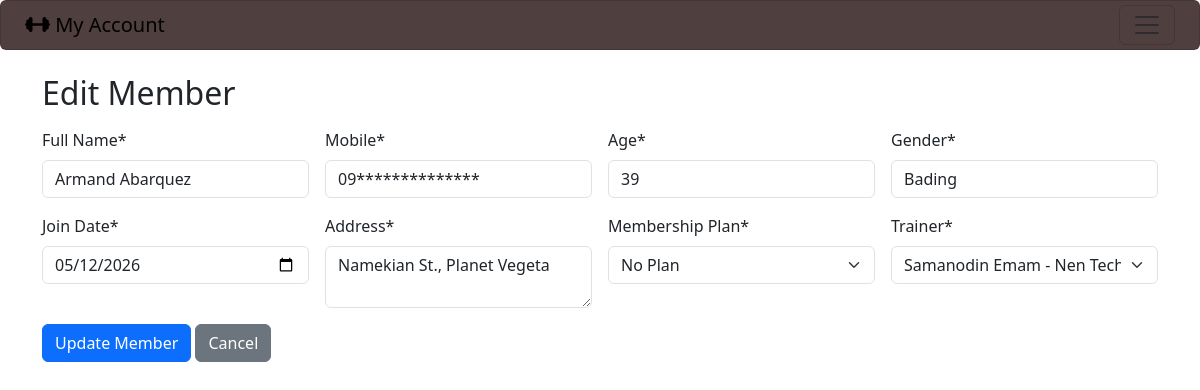
/admin_members_edit/2/ (signed in), run on the app's committed database.
### gymapp/models.py (models this page shows, shortened)
class MemberProfile(models.Model):
    GENDER_CHOICES = (
        ('MALE', 'Male'),
        ('FEMALE', 'Female'),
        ('OTHER', 'Other'),
    )
    user = models.OneToOneField(
        settings.AUTH_USER_MODEL,
        on_delete=models.CASCADE, #Delete profile if user is deleted
        related_name='member_profile' # Acces profile via user.member
        )
    full_name = models.CharField(max_length=100)
    mobile = models.CharField(max_length=15)
    age = models.PositiveBigIntegerField(null=True, blank=True)
    gender = models.CharField(max_length=10, choices=GENDER_CHOICES, null=True, blank=True)
    address = models.TextField(blank=True)
    join_date = models.DateField(default=timezone.now)
    plan = models.ForeignKey(
        MembershipPlan,
            on_delete=models.SET_NULL, # if plan is deleted, set to null
              null=True, blank=True,
              related_name='members' # access via plan.members
              )
    trainer = models.ForeignKey(
        Trainer,
        on_delete=models.SET_NULL, # if trainer is deleted, set to null
        null=True, blank=True,
        related_name='members' # Access members via trainer.members
    )
    membership_start = models.DateField(null=True, blank=True)
    membership_end = models.DateField(null=True, blank =True)

class Trainer(models.Model):
    name = models.CharField(max_length=100)
    mobile = models.CharField(max_length=15)
    specialization = models.CharField(max_length=200)
    shift_timings = models.CharField(max_length=200)

### gymapp/views.py (the view)
    def wrapper(request, *args, **kwargs):
        if not request.user.is_authenticated or getattr(request.user,'role',None) != 'ADMIN':
            messages.error(request, 'You must be an admin to access this page.')
            return redirect('admin_login')
        return view_func(request, *args, **kwargs)

### gymapp/views.py (called while the page is built, shortened)
def admin_required(view_func):
    def wrapper(request, *args, **kwargs):
        if not request.user.is_authenticated or getattr(request.user,'role',None) != 'ADMIN':
            messages.error(request, 'You must be an admin to access this page.')
            return redirect('admin_login')
        return view_func(request, *args, **kwargs)
    return wrapper

@admin_required
def admin_member_edit(request, member_id):
    member = MemberProfile.objects.get(id=member_id)
    plans = MembershipPlan.objects.all().order_by('duration_months')
    trainers = Trainer.objects.all().order_by('name')
    return render(request, 'admin_member_form.html', {
        'member': member,'plans': plans, 'trainers':trainers, 'mode':'edit'
        })

### gymapp/templates/admin_member_form.html (shortened to what this page needs)
{% extends 'base.html' %}
{% block content %}
<h2 class="mb-3">
    {% if mode == 'add' %} Add Member {% else %} Edit Member {% endif %}
</h2>
<form method="post" class="row g-3">
<div class="col-md-3">
    <label class="form-label">Full Name*</label>
    <input type="text" name="full_name" class="form-control" value="{{ member.full_name|default:''}}">
</div>
<div class="col-md-3">
    <label class="form-label">Mobile*</label>
    <input type="text" name="mobile" class="form-control" value="{{ member.mobile|default:''}}">
</div>
<div class="col-md-3">
    <label class="form-label">Age*</label>
    <input type="number" min="1" name="age" class="form-control" value="{{ member.age|default:''}}">
</div>
<div class="col-md-3">
    <label class="form-label">Gender*</label>
    <select name="gender" class="form-control">
        <option value="Other" {% if member.gender == 'Other' %} selected {% endif %}>Bading</option>
    </select>
</div>
<div class="col-md-3">
    <label class="form-label">Join Date*</label>
    <input type="date" name="join_date" class="form-control" value="{{ member.join_date|date:'Y-m-d'}}">
</div>
<div class="col-md-3">
    <label class="form-label">Address*</label>
    <textarea name="address" class="form-control">{{member.address|default:''}}</textarea>
</div>
<div class="col-md-3">
    <label class="form-label">Membership Plan*</label>
    <select name="plan_id" class="form-select">
        <option value ="">No Plan</option>
    </select>
</div>
<div class="col-md-3">
    <label class="form-label">Trainer*</label>
    <select name="trainer_id" class="form-select">
        {% for trainer in trainers %}
        <option value="{{ trainer.id }}" {% if member.trainer.id and member.trainer.id == trainer.id %}selected{% endif %}>
            {{ trainer.name }} - {{ trainer.specialization }}
        </option>
        {% endfor %}
    </select>
</div>
<div class="col-md-12">
    <button type="submit" class="btn btn-primary">
        {% if mode == 'add' %} Add Member {% else %} Update Member {% endif %}
    </button>
    <a href="{% url 'admin_members_list' %}" class="btn btn-secondary">Cancel</a>
    </div>
</form>
{% endblock %}

### data on the page
MemberProfile: full_name "Armand Abarquez", mobile "09**************", age "39", gender "Bading", join_date "05/12/2026", address "Namekian St., Planet Vegeta", trainer_id "Samanodin Emam - Nen Technique"
